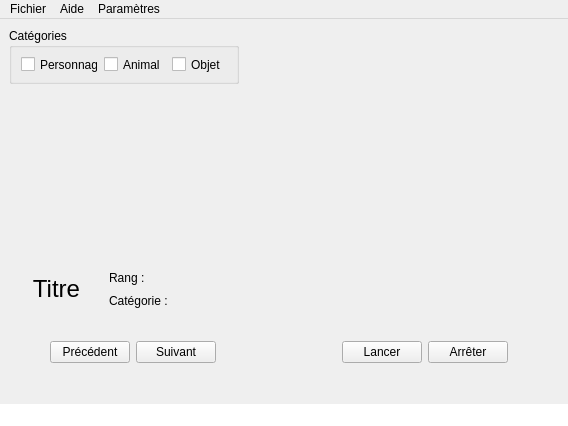
<?xml version="1.0" encoding="UTF-8"?>
<ui version="4.0">
 <class>LecteurVue</class>
 <widget class="QMainWindow" name="LecteurVue">
  <property name="geometry">
   <rect>
    <x>0</x>
    <y>0</y>
    <width>568</width>
    <height>426</height>
   </rect>
  </property>
  <property name="windowTitle">
   <string>LecteurVue</string>
  </property>
  <widget class="QWidget" name="centralwidget">
   <widget class="QGroupBox" name="groupBox">
    <property name="geometry">
     <rect>
      <x>9</x>
      <y>9</y>
      <width>230</width>
      <height>56</height>
     </rect>
    </property>
    <property name="title">
     <string>Catégories</string>
    </property>
    <layout class="QHBoxLayout" name="horizontalLayout_2">
     <item alignment="Qt::AlignHCenter">
      <widget class="QCheckBox" name="cbPersonnage">
       <property name="text">
        <string>Personnage</string>
       </property>
      </widget>
     </item>
     <item alignment="Qt::AlignHCenter">
      <widget class="QCheckBox" name="cbAnimal">
       <property name="text">
        <string>Animal</string>
       </property>
      </widget>
     </item>
     <item alignment="Qt::AlignHCenter">
      <widget class="QCheckBox" name="cbObjet">
       <property name="text">
        <string>Objet</string>
       </property>
      </widget>
     </item>
    </layout>
   </widget>
   <widget class="QWidget" name="layoutWidget">
    <property name="geometry">
     <rect>
      <x>10</x>
      <y>250</y>
      <width>191</width>
      <height>40</height>
     </rect>
    </property>
    <layout class="QGridLayout" name="gridLayout">
     <item row="0" column="0" rowspan="2">
      <widget class="QLabel" name="lIntitule">
       <property name="minimumSize">
        <size>
         <width>0</width>
         <height>0</height>
        </size>
       </property>
       <property name="font">
        <font>
         <family>Arial</family>
         <pointsize>18</pointsize>
        </font>
       </property>
       <property name="text">
        <string>Titre</string>
       </property>
       <property name="alignment">
        <set>Qt::AlignCenter</set>
       </property>
      </widget>
     </item>
     <item row="0" column="1">
      <widget class="QLabel" name="lRang">
       <property name="text">
        <string>Rang :</string>
       </property>
      </widget>
     </item>
     <item row="1" column="1">
      <widget class="QLabel" name="label">
       <property name="text">
        <string>Catégorie :</string>
       </property>
      </widget>
     </item>
    </layout>
   </widget>
   <widget class="QWidget" name="layoutWidget">
    <property name="geometry">
     <rect>
      <x>50</x>
      <y>300</y>
      <width>458</width>
      <height>67</height>
     </rect>
    </property>
    <layout class="QHBoxLayout" name="hLayout1">
     <item>
      <widget class="QPushButton" name="bPrecedent">
       <property name="text">
        <string>Précédent</string>
       </property>
      </widget>
     </item>
     <item>
      <widget class="QPushButton" name="bSuivant">
       <property name="text">
        <string>Suivant</string>
       </property>
      </widget>
     </item>
     <item>
      <spacer name="hSpacer1">
       <property name="orientation">
        <enum>Qt::Horizontal</enum>
       </property>
       <property name="sizeHint" stdset="0">
        <size>
         <width>328</width>
         <height>20</height>
        </size>
       </property>
      </spacer>
     </item>
     <item>
      <widget class="QPushButton" name="bLancer">
       <property name="text">
        <string>Lancer</string>
       </property>
      </widget>
     </item>
     <item>
      <widget class="QPushButton" name="bArreter">
       <property name="text">
        <string>Arrêter</string>
       </property>
      </widget>
     </item>
    </layout>
   </widget>
   <widget class="QWidget" name="layoutWidget">
    <property name="geometry">
     <rect>
      <x>10</x>
      <y>72</y>
      <width>541</width>
      <height>171</height>
     </rect>
    </property>
    <layout class="QHBoxLayout" name="horizontalLayout">
     <item>
      <spacer name="hSpacer2">
       <property name="orientation">
        <enum>Qt::Horizontal</enum>
       </property>
       <property name="sizeHint" stdset="0">
        <size>
         <width>148</width>
         <height>17</height>
        </size>
       </property>
      </spacer>
     </item>
     <item>
      <widget class="QLabel" name="lImage">
       <property name="minimumSize">
        <size>
         <width>141</width>
         <height>141</height>
        </size>
       </property>
       <property name="text">
        <string/>
       </property>
       <property name="textFormat">
        <enum>Qt::PlainText</enum>
       </property>
       <property name="pixmap">
        <pixmap resource="cartesDisney/cartesDisney.qrc">:/appliV2/cartesDisney/Disney_0.gif</pixmap>
       </property>
       <property name="scaledContents">
        <bool>true</bool>
       </property>
      </widget>
     </item>
     <item>
      <spacer name="hSpacer3">
       <property name="orientation">
        <enum>Qt::Horizontal</enum>
       </property>
       <property name="sizeHint" stdset="0">
        <size>
         <width>158</width>
         <height>17</height>
        </size>
       </property>
      </spacer>
     </item>
    </layout>
   </widget>
  </widget>
  <widget class="QMenuBar" name="menubar">
   <property name="geometry">
    <rect>
     <x>0</x>
     <y>0</y>
     <width>568</width>
     <height>22</height>
    </rect>
   </property>
   <widget class="QMenu" name="menuFichier">
    <property name="title">
     <string>Fichier</string>
    </property>
    <addaction name="actionQuitter"/>
   </widget>
   <widget class="QMenu" name="menuAide">
    <property name="title">
     <string>Aide</string>
    </property>
    <addaction name="action_a_propos"/>
   </widget>
   <widget class="QMenu" name="menuParametres">
    <property name="title">
     <string>Paramètres</string>
    </property>
    <addaction name="actionCharger_diapo"/>
    <addaction name="actionVitesse_de_defilement"/>
    <addaction name="actionEnlever_diapo"/>
   </widget>
   <addaction name="menuFichier"/>
   <addaction name="menuAide"/>
   <addaction name="menuParametres"/>
  </widget>
  <widget class="QStatusBar" name="statusbar">
   <property name="sizePolicy">
    <sizepolicy hsizetype="Preferred" vsizetype="Preferred">
     <horstretch>0</horstretch>
     <verstretch>0</verstretch>
    </sizepolicy>
   </property>
   <property name="styleSheet">
    <string notr="true">background-color: rgb(255, 255, 255);</string>
   </property>
  </widget>
  <action name="action_a_propos">
   <property name="text">
    <string>À propos de...</string>
   </property>
  </action>
  <action name="actionQuitter">
   <property name="text">
    <string>Quitter</string>
   </property>
  </action>
  <action name="actionCharger_diapo">
   <property name="text">
    <string>Charger diapo</string>
   </property>
  </action>
  <action name="actionVitesse_de_defilement">
   <property name="text">
    <string>Vitesse de défilement</string>
   </property>
  </action>
  <action name="actionEnlever_diapo">
   <property name="text">
    <string>Enlever diapo</string>
   </property>
  </action>
 </widget>
 <resources>
  <include location="cartesDisney/cartesDisney.qrc"/>
 </resources>
 <connections/>
</ui>
